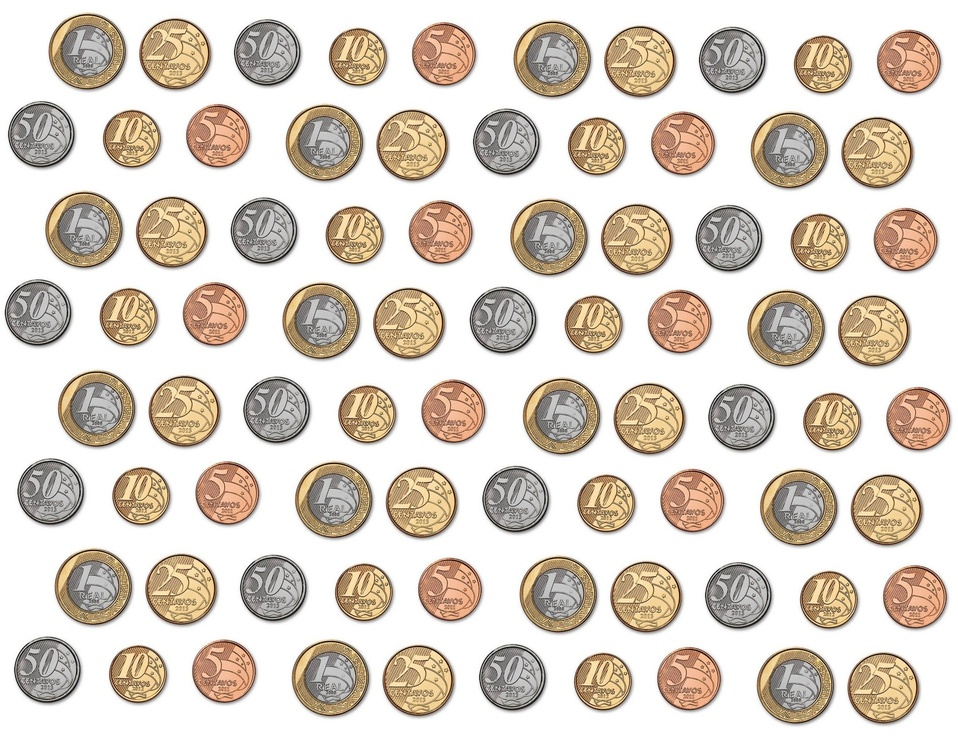
%> input picture Laboratório 3/Moedas.jpg, 958 x 737 px, shrunk from 2048 x 1576 before the run
$ octave Lab4_2.m   (GNU Octave 9; MATLAB toolbox functions it lacks are replaced by stand-ins)
%> lines starting %> are read from the running program, lines starting %| are printed output that depends on the picture; in (x1, y1, x2, y2) boxes, pixels count from 0 and x2, y2 are one past the last pixel; in counts of white or black regions, pixels touching at a corner belong together; the program's own positions count from 1
clc
clear
close all

Im                 = imread('Moedas.jpg');
%> Im is the input picture: size 737x958x3 uint8; mean R, G, B 219.6, 209.8, 198.7
Img                = rgb2gray(Im);
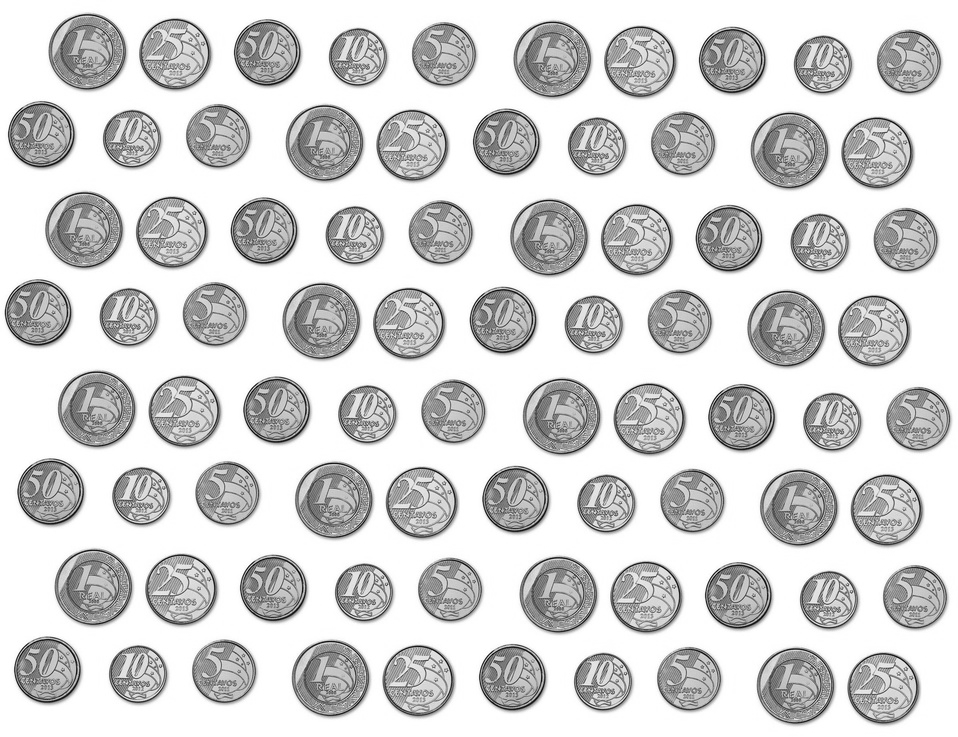
%> Img: size 737x958 uint8; min 0, max 255, mean 211.5
ImHBW              = imbinarize(Img);
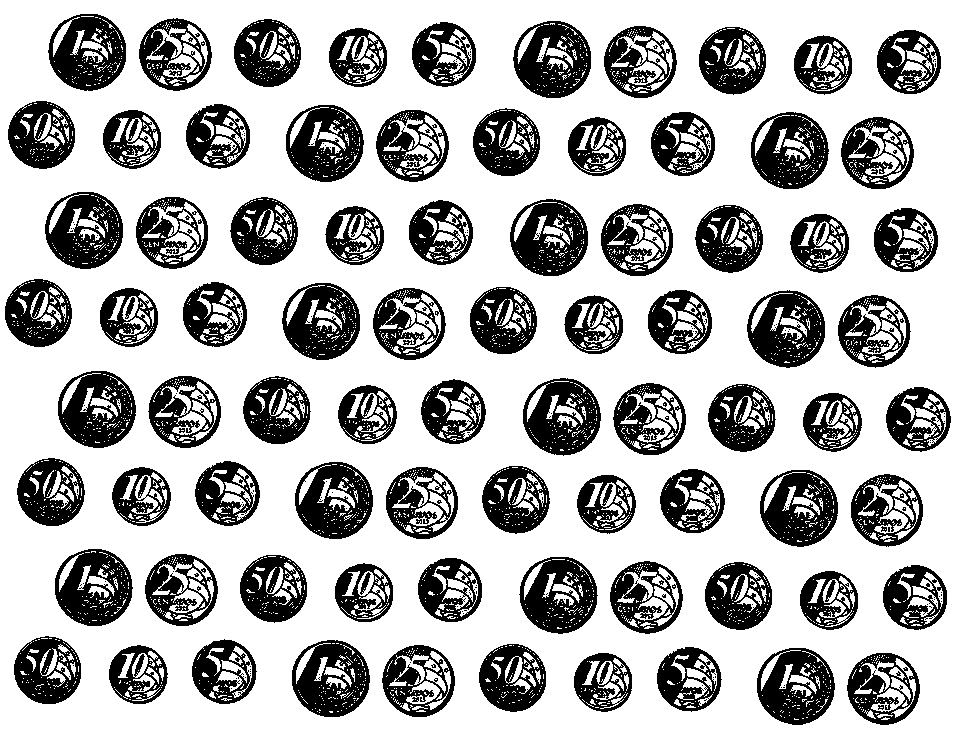
%> ImHBW: size 737x958 logical; 69.8% white; 332 black regions (244 under 20 px), largest, box (x1, y1, x2, y2) and area: (747, 290, 825, 368) 3813, (513, 21, 591, 98) 3803, (510, 199, 588, 276) 3801
Im_Bin             = not(ImHBW);
[Im_Label, Number] = bwlabel(Im_Bin,8);
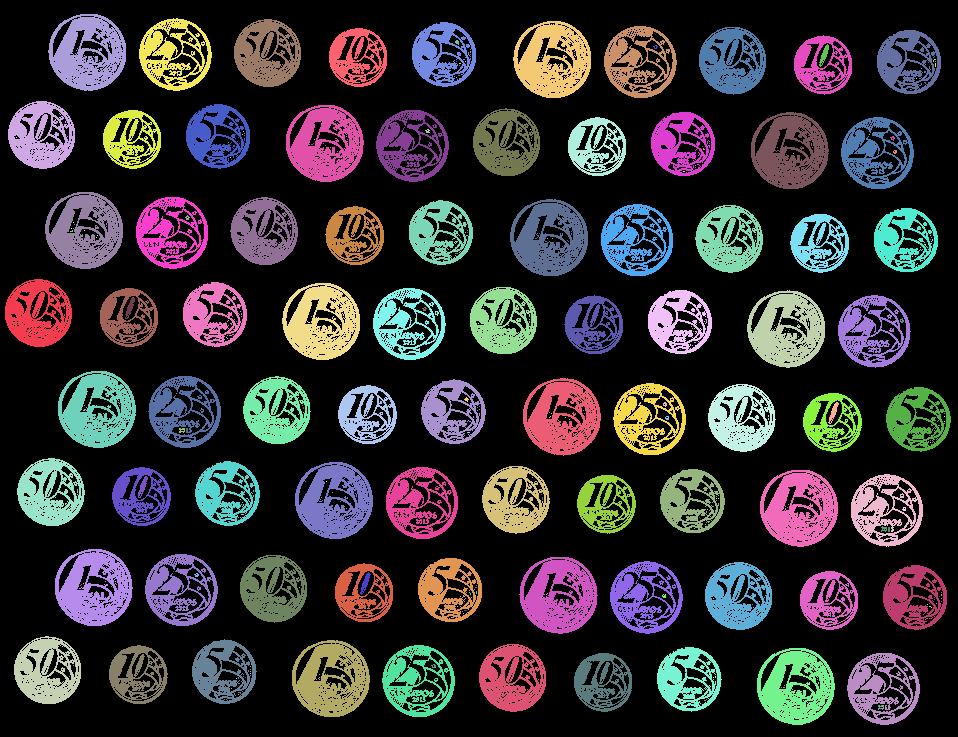
%> Im_Label: size 737x958 double; 333 distinct labels, from 0 to 332; one colour per label, 0 black
%> Number = 332
[rows, cols, vals] = find(Im_Label == 1);
%> rows = 2817 values from 280 to 347; cols = 2817 values from 6 to 72; vals = 2817 logical values, 2817 true
N = max(max(Im_Label));
%> N = 332

imshow(Im_Label)
